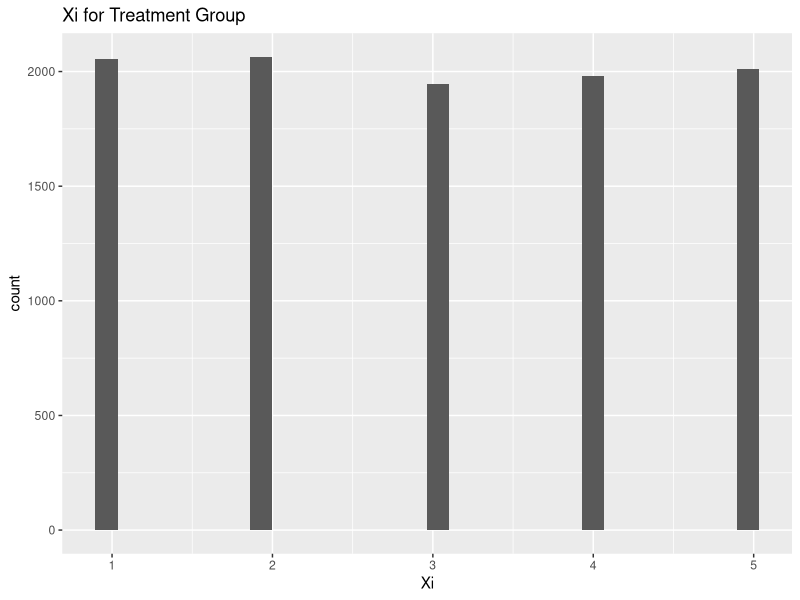
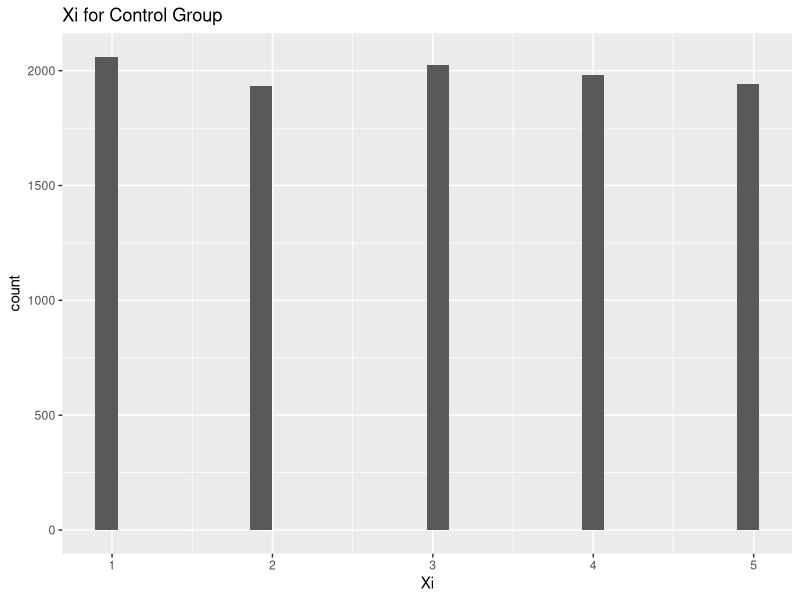

Write the R code that produced these figures, in order.
## ---- chunk 1

# set default chunk options
knitr::opts_chunk$set(fig.width = 4, fig.height = 3, 
                      echo = TRUE, message = FALSE, warning = FALSE)

# load packages
packages=c("MASS", "tidyverse", # Used in assignment 1
           "stargazer", "here", "tidyr", "dplyr","stringr", "janitor", # Used for Mock assignment
           "cowplot", "ggplot2", "tinytex", "datasets", "tibble") # Used for Mock assignment

for (i in packages) {
  if (require(i,character.only=TRUE)==FALSE) {
    install.packages(i,repos='http://cran.us.r-project.org')
  }
  else {
    require(i,character.only=TRUE)
  }
}

# Disable scientific notation if you want
options(scipen=999)

## ---- chunk 2

# Generate data on potential outcomes and pre-treatment covariates:

  rm(list=ls())
  library(MASS)
# Define variables and generate data:
  N <- 20000
  Xi <- sample(c(1,2,3,4,5),N, replace=TRUE)
  m0_Xi <- 0.5*Xi
  m1_Xi <- 1*Xi
# Generate correlated error terms:
  ei <- mvrnorm(n=N,mu=c(0, 0),Sigma=matrix(c(1,0.75,0.75,1), ncol=2))
# Calculate potential outcomes:
  Yi_0 = m0_Xi + ei[,1]		
  Yi_1 = m1_Xi + ei[,2]
# Output the mean of the potential outcomes:
  mean(Yi_0)
  mean(Yi_1)
# Create a dataframe from the vectors:
  df <- data.frame(Xi, Yi_0, Yi_1)

## ---- chunk 3

# Define variables and generate data:
  N <- 20000
  Xi <- sample(c(1,2,3,4,5),N, replace=TRUE)
  m0_Xi <- 0.5*Xi
  m1_Xi <- 1*Xi
  Di <- sample(c(0,1), N, replace = TRUE)
# Generate correlated error terms:
  ei <- mvrnorm(n=N,mu=c(0, 0),Sigma=matrix(c(1,0.75,0.75,1), ncol=2))
# Calculate potential outcomes:
  Yi_0 = m0_Xi + ei[,1]		
  Yi_1 = m1_Xi + ei[,2]
# Output the mean of the potential outcomes:
  mean(Yi_0)
  mean(Yi_1)
# Create a dataframe from the vectors:
  df_1 <- data.frame(Xi, Yi_0, Yi_1, Di)


## ---- chunk 4
#seperate treatment and control for easier graph
  treatment_group <- df_1 %>% 
    filter(Di == 1)
  
  control_group <- df_1 %>% 
    filter(Di == 0)

#histogram for treatment group (1)
hist_treatment <- ggplot(data = treatment_group, aes(x = Xi)) +
  geom_histogram() + 
  labs(title = "Xi for Treatment Group")
print(hist_treatment)

#histogram for control group (0)
hist_control <- ggplot(data = control_group, aes(x = Xi)) +
  geom_histogram() +
  labs(title = "Xi for Control Group")
print(hist_control)

## ---- chunk 5
#find the correlation between Di and Xi
Di_Xi_corr <- cor.test(df_1$Di, df_1$Xi)
print(Di_Xi_corr)
## ---- chunk 6
#Correlation between Di and Yi_0
Di_Yi_0_corr <- cor.test(df_1$Di, df_1$Yi_0)

#Correlation between Di and Yi_1
Di_Yi_1_corr <- cor.test(df_1$Di, df_1$Yi_1)

print(Di_Yi_0_corr)
print(Di_Yi_1_corr)
## ---- chunk 7
#Average mean of Y1 - Y0
ATE_mean <- mean(df_1$Yi_1) - mean(df_1$Yi_0)
print(ATE_mean)

## ---- chunk 8
#find Yi and put in new column
df_2 <- df_1 %>% 
  mutate(Yi = Di*Yi_1+(1-Di)*Yi_0)

#Run regression of Yi on Di
ATE_corr_Yi_Di <- lm(Yi ~ Di, data = df_2)

#Run regression of Yi on Di and Xi
ATE_corr_Yi_Di_Xi <- lm(Yi~ Di + Xi, data = df_2)

print(ATE_corr_Yi_Di)
print(ATE_corr_Yi_Di_Xi)
## ---- chunk 9

# Load the dataset
progresa <- read.csv("data/progresa.csv")

progresa_itt_df <- progresa %>%
  mutate(treatment = replace_na(treatment, 0))

## ---- chunk 10
## continuous variables
#subset for just treatment progresa
treatment_pro <- progresa_itt_df %>% 
  filter(treatment == 1)

#subset for just control progresa
control_pro <- progresa_itt_df %>% 
  filter(treatment == 0)

#using t.test for continuous variables
ttest1_hh <- t.test(control_pro$hhsize97, treatment_pro$hhsize97)
ttest2_vani <- t.test(control_pro$vani, treatment_pro$vani)
ttest3_vani1 <- t.test(control_pro$vani1, treatment_pro$vani1)
ttest4_vani2 <- t.test(control_pro$vani2, treatment_pro$vani2)

#print results
print(ttest1_hh)
print(ttest2_vani)
print(ttest3_vani1)
print(ttest4_vani2)

## Binary Variables
table1 <- table(progresa_itt_df$treatment, progresa_itt_df$dirtfloor97)
table1 <- table1[, c(2, 1)]  # reverse column order to get prop dirtfloor
prop1_dirtfloor <- prop.test(table1)
print(prop1_dirtfloor)

table2 <- table(progresa_itt_df$treatment, progresa_itt_df$electricity97)
table2 <- table2[, c(2, 1)]  # reverse column order to get prop electricity
prop2_electricity <- prop.test(table2)
print(prop2_electricity)

table3 <- table(progresa_itt_df$treatment, progresa_itt_df$bathroom97)
table3 <- table3[, c(2, 1)]  # reverse column order to get prop electricity
prop3_bathroom <- prop.test(table3)
print(prop3_bathroom)

table4 <- table(progresa_itt_df$treatment, progresa_itt_df$homeown97)
table4 <- table4[, c(2, 1)]  # reverse column order to get prop electricity
prop4_homeown <- prop.test(table4)
print(prop4_homeown)

#print results
print(prop1_dirtfloor)
print(prop2_electricity)
print(prop3_bathroom)
print(prop4_homeown)
## ---- chunk 11
#create regression
vani_regression <- lm(vani ~ treatment, data = progresa_itt_df)
#print results
print(vani_regression)
## ---- chunk 12
#create regression
vani_regression_6 <- lm(vani ~ treatment + age_hh + educ_hh + primary + telesec + healthcenter + female_hh, data = progresa_itt_df)

#print results
print(vani_regression_6)
## ---- chunk 13
# Examine number of hh that were intended to get treatment and that ended up receiving treatment
intent_treat <- table(treatment = progresa_itt_df$treatment, intention_to_treat = progresa_itt_df$intention_to_treat, exclude = NULL)
#print results
print(intent_treat)


#create a new treatment variable (pseudo_treatment)
progresa_intent <- progresa_itt_df %>% 
  mutate(pseudo_treatment = intention_to_treat == 1 & treatment == 0, 1)
  # = 1 if intention_to_treat == 1 AND not in the actual treatment
  # = 0 for normal control hh.

#run the regression
progresa_intent_reg <- lm(vani ~ pseudo_treatment, data = progresa_intent)

#print results
print(progresa_intent_reg)
summary(progresa_intent_reg)

